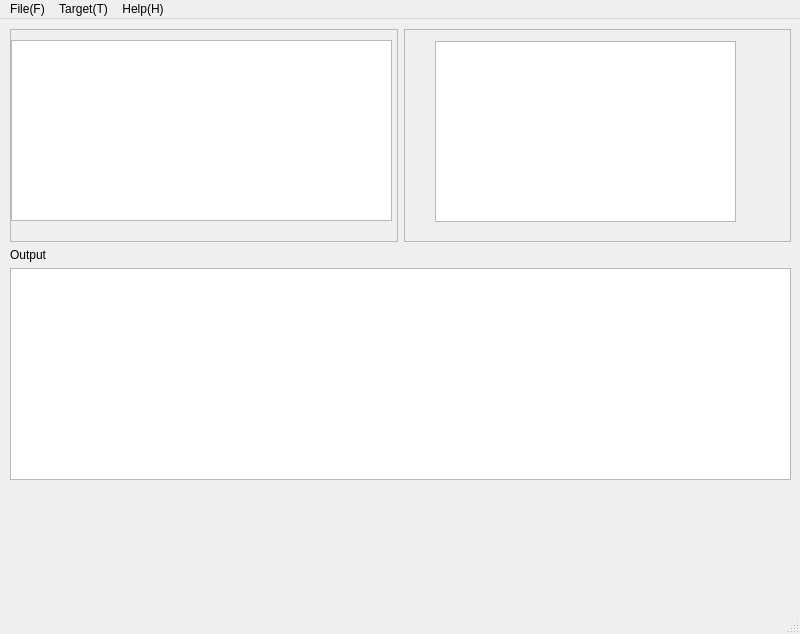
<?xml version="1.0" encoding="UTF-8"?>
<ui version="4.0">
 <class>FreeSerialIsp</class>
 <widget class="QMainWindow" name="FreeSerialIsp">
  <property name="geometry">
   <rect>
    <x>0</x>
    <y>0</y>
    <width>800</width>
    <height>634</height>
   </rect>
  </property>
  <property name="windowTitle">
   <string>FreeSerialIsp</string>
  </property>
  <widget class="QWidget" name="centralwidget">
   <widget class="QWidget" name="verticalLayoutWidget">
    <property name="geometry">
     <rect>
      <x>10</x>
      <y>10</y>
      <width>781</width>
      <height>451</height>
     </rect>
    </property>
    <layout class="QVBoxLayout" name="verticalLayout">
     <item>
      <layout class="QHBoxLayout" name="horizontalLayout_2">
       <item>
        <widget class="QScrollArea" name="scrollArea_2">
         <property name="widgetResizable">
          <bool>true</bool>
         </property>
         <widget class="QWidget" name="scrollAreaWidgetContents_2">
          <property name="geometry">
           <rect>
            <x>0</x>
            <y>0</y>
            <width>384</width>
            <height>204</height>
           </rect>
          </property>
          <widget class="QTableView" name="tableView">
           <property name="geometry">
            <rect>
             <x>0</x>
             <y>10</y>
             <width>381</width>
             <height>181</height>
            </rect>
           </property>
          </widget>
         </widget>
        </widget>
       </item>
       <item>
        <widget class="QScrollArea" name="scrollArea">
         <property name="widgetResizable">
          <bool>true</bool>
         </property>
         <widget class="QWidget" name="scrollAreaWidgetContents">
          <property name="geometry">
           <rect>
            <x>0</x>
            <y>0</y>
            <width>383</width>
            <height>204</height>
           </rect>
          </property>
          <widget class="QListView" name="listView">
           <property name="geometry">
            <rect>
             <x>30</x>
             <y>11</y>
             <width>301</width>
             <height>181</height>
            </rect>
           </property>
          </widget>
         </widget>
        </widget>
       </item>
      </layout>
     </item>
     <item>
      <widget class="QLabel" name="label">
       <property name="text">
        <string>Output</string>
       </property>
      </widget>
     </item>
     <item>
      <widget class="QTextBrowser" name="textBrowser"/>
     </item>
     <item>
      <layout class="QVBoxLayout" name="verticalLayout_2"/>
     </item>
    </layout>
   </widget>
  </widget>
  <widget class="QMenuBar" name="menubar">
   <property name="geometry">
    <rect>
     <x>0</x>
     <y>0</y>
     <width>800</width>
     <height>23</height>
    </rect>
   </property>
   <widget class="QMenu" name="menuFile">
    <property name="title">
     <string>File(F)</string>
    </property>
    <addaction name="actionOpen"/>
    <addaction name="actionClose"/>
    <addaction name="actionSave"/>
    <addaction name="actionSave_As"/>
    <addaction name="separator"/>
    <addaction name="actionExit"/>
   </widget>
   <widget class="QMenu" name="menuTarget_T">
    <property name="title">
     <string>Target(T)</string>
    </property>
    <addaction name="actionConnect"/>
    <addaction name="actionDisconnect"/>
    <addaction name="actionProgram"/>
    <addaction name="actionErase"/>
    <addaction name="actionRead_Data"/>
    <addaction name="actionRun_APROM"/>
    <addaction name="actionCommit_APROM"/>
   </widget>
   <widget class="QMenu" name="menuHelp">
    <property name="title">
     <string>Help(H)</string>
    </property>
    <addaction name="actionAbout"/>
   </widget>
   <addaction name="menuFile"/>
   <addaction name="menuTarget_T"/>
   <addaction name="menuHelp"/>
  </widget>
  <widget class="QStatusBar" name="statusbar"/>
  <action name="actionOpen">
   <property name="text">
    <string>Open(O)</string>
   </property>
  </action>
  <action name="actionClose">
   <property name="text">
    <string>Close(C)</string>
   </property>
  </action>
  <action name="actionConnect">
   <property name="text">
    <string>Connect</string>
   </property>
  </action>
  <action name="actionDisconnect">
   <property name="text">
    <string>Disconnect</string>
   </property>
  </action>
  <action name="actionSave">
   <property name="text">
    <string>Save(S)</string>
   </property>
  </action>
  <action name="actionSave_As">
   <property name="text">
    <string>Save as...(A)</string>
   </property>
  </action>
  <action name="actionExit">
   <property name="text">
    <string>Exit(E)</string>
   </property>
  </action>
  <action name="actionProgram">
   <property name="text">
    <string>Program</string>
   </property>
  </action>
  <action name="actionErase">
   <property name="text">
    <string>Erase</string>
   </property>
  </action>
  <action name="actionRead_Data">
   <property name="text">
    <string>Read Data</string>
   </property>
  </action>
  <action name="actionRun_APROM">
   <property name="text">
    <string>Run APROM</string>
   </property>
  </action>
  <action name="actionCommit_APROM">
   <property name="text">
    <string>Commit APROM</string>
   </property>
  </action>
  <action name="actionAbout">
   <property name="text">
    <string>About...</string>
   </property>
  </action>
 </widget>
 <resources/>
 <connections/>
</ui>
